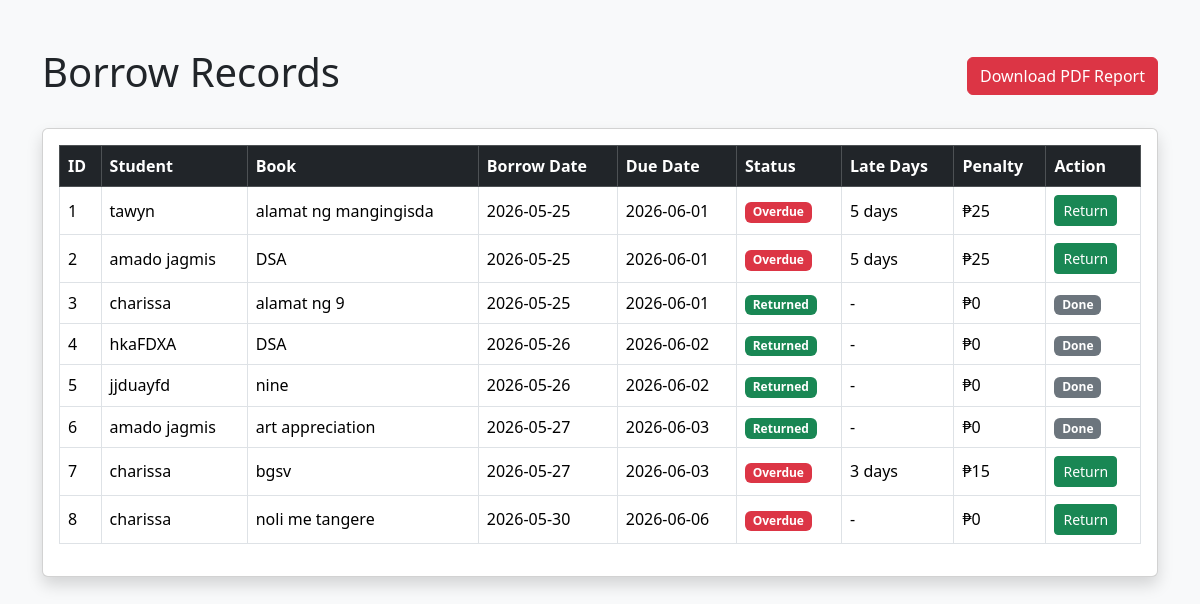
Before: /borrow_records (signed in) with the older database file.
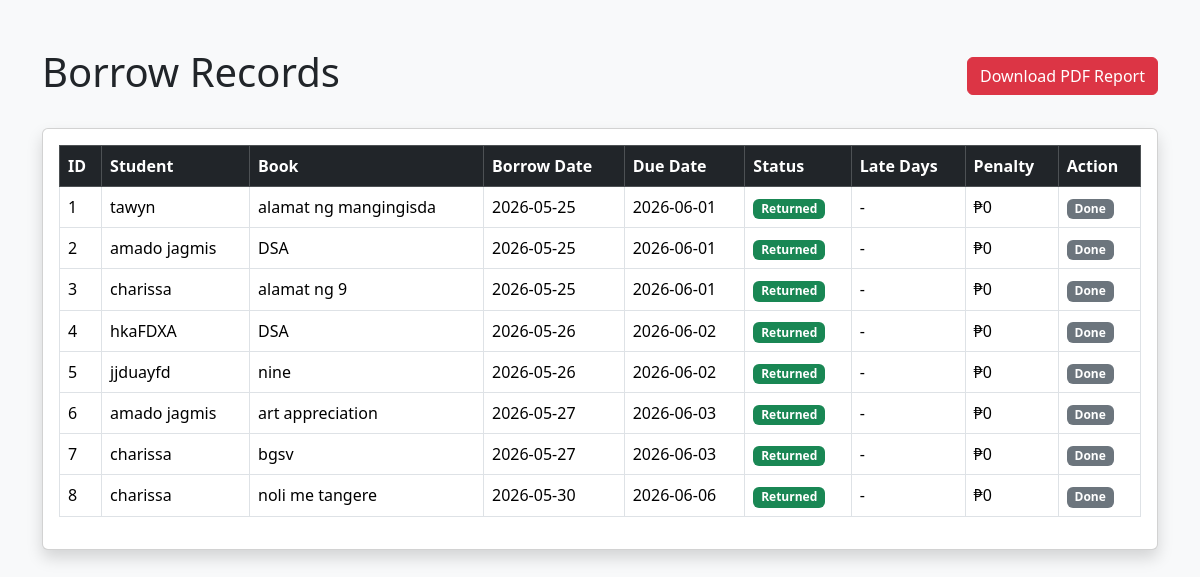
After: the same page with the newer database file.
### tables this page shows
CREATE TABLE borrow_books (
    id INTEGER PRIMARY KEY AUTOINCREMENT,
    student_name TEXT NOT NULL,
    book_id INTEGER NOT NULL,
    book_title TEXT NOT NULL,
    borrow_date TEXT NOT NULL,
    due_date TEXT NOT NULL,
    status TEXT NOT NULL
);

### app.py (the view)
@app.route('/borrow_records')
@login_required
def borrow_records():
    conn = sqlite3.connect('database.db')
    cursor = conn.cursor()
    cursor.execute("SELECT * FROM borrow_books")
    records = cursor.fetchall()
    conn.close()
    current_date = datetime.now()
    updated_records = []
    for record in records:
        due_date = datetime.strptime(record[5], '%Y-%m-%d')
        late_days = 0
        penalty = 0
        status = record[6]
        if (
            current_date > due_date
            and status == 'Borrowed'
        ):
            late_days = (
                current_date - due_date
            ).days
            penalty = late_days * 5
            status = 'Overdue'
        updated_records.append({
            'id': record[0],
            'student': record[1],
            'book': record[3],
            'borrow_date': record[4],
            'due_date': record[5],
            'status': status,
            'late_days': late_days,
            'penalty': penalty
        })
    return render_template(
        'borrow_records.html',
        records=updated_records
    )

### app.py (called while the page is built)
def login_required(f):
    @wraps(f)
    def decorated_function(*args, **kwargs):
        if 'user' not in session:
            return redirect('/login')
        return f(*args, **kwargs)
    return decorated_function

### templates/borrow_records.html (shortened to what this page needs)
<!DOCTYPE html>
<html>
<head>
    <link href="https://cdn.jsdelivr.net/npm/bootstrap@5.3.3/dist/css/bootstrap.min.css" rel="stylesheet">
</head>
<body class="bg-light">
<div class="container mt-5">
    <div class="d-flex justify-content-between align-items-center mb-4">
        <h1>Borrow Records</h1>
        <a href="/generate_report" class="btn btn-danger">
            Download PDF Report
        </a>
    </div>
    <div class="card shadow p-3">
        <table class="table table-bordered table-hover align-middle">
            <thead class="table-dark">
                <tr>
                    <th>ID</th>
                    <th>Student</th>
                    <th>Book</th>
                    <th>Borrow Date</th>
                    <th>Due Date</th>
                    <th>Status</th>
                    <th>Late Days</th>
                    <th>Penalty</th>
                    <th>Action</th>
                </tr>
            </thead>
            <tbody>
                {% for record in records %}
                <tr>
                    <td>{{ record.id }}</td>
                    <td>{{ record.student }}</td>
                    <td>{{ record.book }}</td>
                    <td>{{ record.borrow_date }}</td>
                    <td>{{ record.due_date }}</td>
                    <td>
                        {% if record.status == 'Overdue' %}
                        <span class="badge bg-danger">
                            Overdue
                        </span>
                        {% elif record.status == 'Returned' %}
                        <span class="badge bg-success">
                            Returned
                        </span>
                        {% else %}
                        <span class="badge bg-warning text-dark">
                            Borrowed
                        </span>
                        {% endif %}
                    </td>
                    <td>
                        {% if record.late_days > 0 %}
                            {{ record.late_days }} days
                        {% else %}
                            -
                        {% endif %}
                    </td>
                    <td>
                        {% if record.penalty > 0 %}
                            ₱{{ record.penalty }}
                        {% else %}
                            ₱0
                        {% endif %}
                    </td>
                    <td>
                        {% if record.status != 'Returned' %}
                        <a
                            href="/return_book/{{ record.id }}"
                            class="btn btn-success btn-sm"
                        >
                            Return
                        </a>
                        {% else %}
                        <span class="badge bg-secondary">
                            Done
                        </span>
                        {% endif %}
                    </td>
                </tr>
                {% endfor %}
            </tbody>
        </table>
    </div>
</div>
</body>
</html>

Changed rows visible on the page:
changed borrow_books "tawyn": late_days "5" → (not shown); penalty "25" → (not shown); now shows "Returned Done"; text "Overdue days ₱ Return" → "- ₱0"
changed borrow_books id 2: late_days "5" → (not shown); penalty "25" → (not shown); now shows "Returned Done"; text "Overdue days ₱ Return" → "- ₱0"
changed borrow_books "bgsv": late_days "3" → (not shown); penalty "15" → (not shown); now shows "Returned Done"; text "Overdue days ₱ Return" → "- ₱0"
changed borrow_books "noli me tangere": now shows "Returned Done"; no longer shows "Overdue Return"
